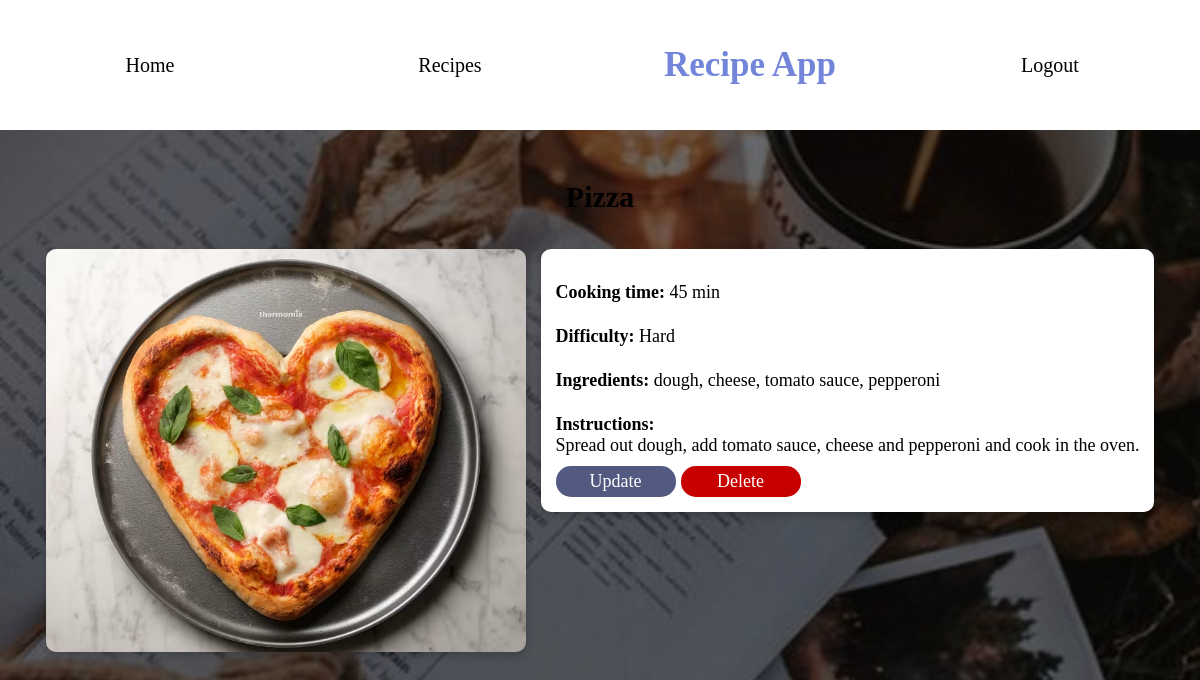
Page /recipes/4 (signed in) on the committed database.
### recipes/models.py (models this page shows, shortened)
class Recipe(models.Model):
    name =  models.CharField(max_length=100)
    cooking_time = models.IntegerField(help_text='in min', default=0)
    ingredients = models.CharField(max_length=250, help_text="Each ingredient seperated by a comma, like 'Eggs, Butter'")
    pic = models.ImageField(upload_to='recipes', help_text="Choose an image with minimum 250px width.", default='no_picture.jpg')
    instructions = models.TextField(help_text="No instructions...", null=True, blank=True)
    _difficulty = models.CharField(max_length=120, default='')
    date_created = models.DateField(default=timezone.now)
    @property
    def difficulty(self):
        if self._difficulty == '':
            self.calc_difficilty()
        return self._difficulty
    def calc_difficilty(self):
        ingredients_len = len(self.ingredients.split(", "))
        if self.cooking_time < 10 and ingredients_len < 4:
            self._difficulty = "Easy"
        elif self.cooking_time < 10 and ingredients_len >= 4:
            self._difficulty = "Medium"
        elif self.cooking_time >= 10 and ingredients_len < 4:
            self._difficulty = "Intermediate"
        elif self.cooking_time >= 10 and ingredients_len >= 4:
            self._difficulty = "Hard"

### recipes/views.py (the view)
# urls.py: path('recipes/<int:pk>', RecipesDetailView.as_view(), name='detail'),
class RecipesDetailView(LoginRequiredMixin, DetailView):
   model = Recipe
   template_name = 'recipes/recipes_details.html'

### recipes/templates/recipes/recipes_details.html (shortened to what this page needs)
{% load static %}
<!DOCTYPE html>
<html lang="en">
<head>
    <link rel="stylesheet" type="text/css" href="{% static 'recipes/css/nav.css' %}">
</head>
<body>
    <nav>
        <ul>
            <li class="navitem"><a href="{% url 'recipes:home' %}">Home</a></li>
            <li class="navitem"><a href="{% url 'recipes:recipes' %}">Recipes</a></li>
            <li class="navitem" id="big"><h1>Recipe App</h1></li>
            <li class="navitem"><a href ="{%url 'logout' %}"> Logout </a></li>
        </ul>
    </nav>
    <h2>{{object.name}}</h2>
    <main>
        <div class="left">
            <img src="{{object.pic.url}}" />
        </div>
        <div class="details">
            <p><b>Cooking time: </b>{{ object.cooking_time }} min</p>
            <p><b>Difficulty: </b>{{ recipe.difficulty }}</p>
            <p><b>Ingredients: </b>{{ object.ingredients }}</p>
            <p><b>Instructions: </b><br/>{{ object.instructions|safe }}</p>
                    <div class="button-container">
                        <a data-open-modal class="button">Update</a>
                        <a open-delete-modal class="button delete">Delete</a>
                    </div>
        </div>
    </main>
</body>
</html>

### recipes/static/recipes/css/nav.css (style rules this page uses)
nav { display: flex; align-items: center; background: #fff; flex-direction: column; justify-content: center; width: 100%; }
nav ul { list-style-type: none; padding: 0; display: flex; justify-content: space-around; width: 100%; align-items: center; }
.navitem { display: block; text-align: center; text-decoration: none; flex: 1; }
.navitem a { text-decoration: none; color: #000; font-size: 20px; }
.navitem h1 { font-size: 35px; font-style: bold; color: #7285da; }

### rows in the picture
Recipe: name "Pizza", pic (picture), cooking_time "45", difficulty "Hard", ingredients "dough, cheese, tomato sauce, pepperoni", instructions "Spread out dough, add tomato sauce, cheese and pepperoni and cook in the oven."
